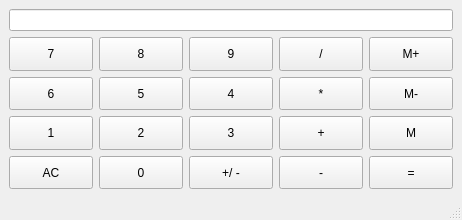
<?xml version="1.0" encoding="UTF-8"?>
<ui version="4.0">
 <class>Calculator</class>
 <widget class="QMainWindow" name="Calculator">
  <property name="geometry">
   <rect>
    <x>0</x>
    <y>0</y>
    <width>462</width>
    <height>220</height>
   </rect>
  </property>
  <property name="sizePolicy">
   <sizepolicy hsizetype="Preferred" vsizetype="Expanding">
    <horstretch>0</horstretch>
    <verstretch>0</verstretch>
   </sizepolicy>
  </property>
  <property name="windowTitle">
   <string>Calculator</string>
  </property>
  <widget class="QWidget" name="centralwidget">
   <layout class="QGridLayout" name="gridLayout">
    <item row="0" column="0">
     <widget class="QLineEdit" name="displayLineEdit"/>
    </item>
    <item row="1" column="0">
     <layout class="QHBoxLayout" name="horizontalLayout">
      <item>
       <widget class="QPushButton" name="n7Btn">
        <property name="sizePolicy">
         <sizepolicy hsizetype="Preferred" vsizetype="Preferred">
          <horstretch>0</horstretch>
          <verstretch>0</verstretch>
         </sizepolicy>
        </property>
        <property name="text">
         <string>7</string>
        </property>
       </widget>
      </item>
      <item>
       <widget class="QPushButton" name="n8Btn">
        <property name="sizePolicy">
         <sizepolicy hsizetype="Preferred" vsizetype="Preferred">
          <horstretch>0</horstretch>
          <verstretch>0</verstretch>
         </sizepolicy>
        </property>
        <property name="text">
         <string>8</string>
        </property>
       </widget>
      </item>
      <item>
       <widget class="QPushButton" name="n9Btn">
        <property name="sizePolicy">
         <sizepolicy hsizetype="Preferred" vsizetype="Preferred">
          <horstretch>0</horstretch>
          <verstretch>0</verstretch>
         </sizepolicy>
        </property>
        <property name="text">
         <string>9</string>
        </property>
       </widget>
      </item>
      <item>
       <widget class="QPushButton" name="divisionBtn">
        <property name="sizePolicy">
         <sizepolicy hsizetype="Preferred" vsizetype="Preferred">
          <horstretch>0</horstretch>
          <verstretch>0</verstretch>
         </sizepolicy>
        </property>
        <property name="autoFillBackground">
         <bool>false</bool>
        </property>
        <property name="styleSheet">
         <string notr="true">QPushButton{
	background-color:rgb(170, 85, 0)
	font: 75 8pt &quot;MS Shell Dlg 2&quot;;
}</string>
        </property>
        <property name="text">
         <string>/</string>
        </property>
       </widget>
      </item>
      <item>
       <widget class="QPushButton" name="memPlusBtn">
        <property name="sizePolicy">
         <sizepolicy hsizetype="Preferred" vsizetype="Preferred">
          <horstretch>0</horstretch>
          <verstretch>0</verstretch>
         </sizepolicy>
        </property>
        <property name="autoFillBackground">
         <bool>false</bool>
        </property>
        <property name="styleSheet">
         <string notr="true">QPushButton{
	background-color:rgb(170, 85, 0)
	font: 75 8pt &quot;MS Shell Dlg 2&quot;;
}</string>
        </property>
        <property name="text">
         <string>M+</string>
        </property>
       </widget>
      </item>
     </layout>
    </item>
    <item row="2" column="0">
     <layout class="QHBoxLayout" name="horizontalLayout_2">
      <item>
       <widget class="QPushButton" name="n6Btn">
        <property name="sizePolicy">
         <sizepolicy hsizetype="Preferred" vsizetype="Preferred">
          <horstretch>0</horstretch>
          <verstretch>0</verstretch>
         </sizepolicy>
        </property>
        <property name="text">
         <string>6</string>
        </property>
       </widget>
      </item>
      <item>
       <widget class="QPushButton" name="n5Btn">
        <property name="sizePolicy">
         <sizepolicy hsizetype="Preferred" vsizetype="Preferred">
          <horstretch>0</horstretch>
          <verstretch>0</verstretch>
         </sizepolicy>
        </property>
        <property name="text">
         <string>5</string>
        </property>
       </widget>
      </item>
      <item>
       <widget class="QPushButton" name="n4Btn">
        <property name="sizePolicy">
         <sizepolicy hsizetype="Preferred" vsizetype="Preferred">
          <horstretch>0</horstretch>
          <verstretch>0</verstretch>
         </sizepolicy>
        </property>
        <property name="text">
         <string>4</string>
        </property>
       </widget>
      </item>
      <item>
       <widget class="QPushButton" name="multiplyBtn">
        <property name="sizePolicy">
         <sizepolicy hsizetype="Preferred" vsizetype="Preferred">
          <horstretch>0</horstretch>
          <verstretch>0</verstretch>
         </sizepolicy>
        </property>
        <property name="autoFillBackground">
         <bool>false</bool>
        </property>
        <property name="styleSheet">
         <string notr="true">QPushButton{
	background-color:rgb(170, 85, 0)
	font: 75 8pt &quot;MS Shell Dlg 2&quot;;
}</string>
        </property>
        <property name="text">
         <string>*</string>
        </property>
       </widget>
      </item>
      <item>
       <widget class="QPushButton" name="memMinusBtn">
        <property name="sizePolicy">
         <sizepolicy hsizetype="Preferred" vsizetype="Preferred">
          <horstretch>0</horstretch>
          <verstretch>0</verstretch>
         </sizepolicy>
        </property>
        <property name="autoFillBackground">
         <bool>false</bool>
        </property>
        <property name="styleSheet">
         <string notr="true">QPushButton{
	background-color:rgb(170, 85, 0)
	font: 75 8pt &quot;MS Shell Dlg 2&quot;;
}</string>
        </property>
        <property name="text">
         <string>M-</string>
        </property>
       </widget>
      </item>
     </layout>
    </item>
    <item row="3" column="0">
     <layout class="QHBoxLayout" name="horizontalLayout_3">
      <item>
       <widget class="QPushButton" name="n1Btn">
        <property name="sizePolicy">
         <sizepolicy hsizetype="Preferred" vsizetype="Preferred">
          <horstretch>0</horstretch>
          <verstretch>0</verstretch>
         </sizepolicy>
        </property>
        <property name="text">
         <string>1</string>
        </property>
       </widget>
      </item>
      <item>
       <widget class="QPushButton" name="n2Btn">
        <property name="sizePolicy">
         <sizepolicy hsizetype="Preferred" vsizetype="Preferred">
          <horstretch>0</horstretch>
          <verstretch>0</verstretch>
         </sizepolicy>
        </property>
        <property name="text">
         <string>2</string>
        </property>
       </widget>
      </item>
      <item>
       <widget class="QPushButton" name="n3Btn">
        <property name="sizePolicy">
         <sizepolicy hsizetype="Preferred" vsizetype="Preferred">
          <horstretch>0</horstretch>
          <verstretch>0</verstretch>
         </sizepolicy>
        </property>
        <property name="text">
         <string>3</string>
        </property>
       </widget>
      </item>
      <item>
       <widget class="QPushButton" name="addBtn">
        <property name="sizePolicy">
         <sizepolicy hsizetype="Preferred" vsizetype="Preferred">
          <horstretch>0</horstretch>
          <verstretch>0</verstretch>
         </sizepolicy>
        </property>
        <property name="autoFillBackground">
         <bool>false</bool>
        </property>
        <property name="styleSheet">
         <string notr="true">QPushButton{
	background-color:rgb(170, 85, 0)
	font: 75 8pt &quot;MS Shell Dlg 2&quot;;
}</string>
        </property>
        <property name="text">
         <string>+</string>
        </property>
       </widget>
      </item>
      <item>
       <widget class="QPushButton" name="memBtn">
        <property name="sizePolicy">
         <sizepolicy hsizetype="Preferred" vsizetype="Preferred">
          <horstretch>0</horstretch>
          <verstretch>0</verstretch>
         </sizepolicy>
        </property>
        <property name="autoFillBackground">
         <bool>false</bool>
        </property>
        <property name="styleSheet">
         <string notr="true">QPushButton{
	background-color:rgb(170, 85, 0)
	font: 75 8pt &quot;MS Shell Dlg 2&quot;;
}</string>
        </property>
        <property name="text">
         <string>M</string>
        </property>
       </widget>
      </item>
     </layout>
    </item>
    <item row="4" column="0">
     <layout class="QHBoxLayout" name="horizontalLayout_4">
      <item>
       <widget class="QPushButton" name="clearBtn">
        <property name="sizePolicy">
         <sizepolicy hsizetype="Preferred" vsizetype="Preferred">
          <horstretch>0</horstretch>
          <verstretch>0</verstretch>
         </sizepolicy>
        </property>
        <property name="text">
         <string>AC</string>
        </property>
       </widget>
      </item>
      <item>
       <widget class="QPushButton" name="n0Btn">
        <property name="sizePolicy">
         <sizepolicy hsizetype="Preferred" vsizetype="Preferred">
          <horstretch>0</horstretch>
          <verstretch>0</verstretch>
         </sizepolicy>
        </property>
        <property name="text">
         <string>0</string>
        </property>
       </widget>
      </item>
      <item>
       <widget class="QPushButton" name="changeSignBtn">
        <property name="sizePolicy">
         <sizepolicy hsizetype="Preferred" vsizetype="Preferred">
          <horstretch>0</horstretch>
          <verstretch>0</verstretch>
         </sizepolicy>
        </property>
        <property name="text">
         <string>+/ -</string>
        </property>
       </widget>
      </item>
      <item>
       <widget class="QPushButton" name="substractBtn">
        <property name="sizePolicy">
         <sizepolicy hsizetype="Preferred" vsizetype="Preferred">
          <horstretch>0</horstretch>
          <verstretch>0</verstretch>
         </sizepolicy>
        </property>
        <property name="autoFillBackground">
         <bool>false</bool>
        </property>
        <property name="styleSheet">
         <string notr="true">QPushButton{
	background-color:rgb(170, 85, 0)
	font: 75 8pt &quot;MS Shell Dlg 2&quot;;
}</string>
        </property>
        <property name="text">
         <string>-</string>
        </property>
       </widget>
      </item>
      <item>
       <widget class="QPushButton" name="equalBtn">
        <property name="sizePolicy">
         <sizepolicy hsizetype="Preferred" vsizetype="Preferred">
          <horstretch>0</horstretch>
          <verstretch>0</verstretch>
         </sizepolicy>
        </property>
        <property name="autoFillBackground">
         <bool>false</bool>
        </property>
        <property name="styleSheet">
         <string notr="true">QPushButton{
	background-color:rgb(170, 85, 0)
	font: 75 8pt &quot;MS Shell Dlg 2&quot;;
}</string>
        </property>
        <property name="text">
         <string>=</string>
        </property>
       </widget>
      </item>
     </layout>
    </item>
   </layout>
  </widget>
  <widget class="QStatusBar" name="statusbar">
   <property name="enabled">
    <bool>true</bool>
   </property>
   <property name="autoFillBackground">
    <bool>false</bool>
   </property>
  </widget>
 </widget>
 <resources/>
 <connections/>
</ui>
